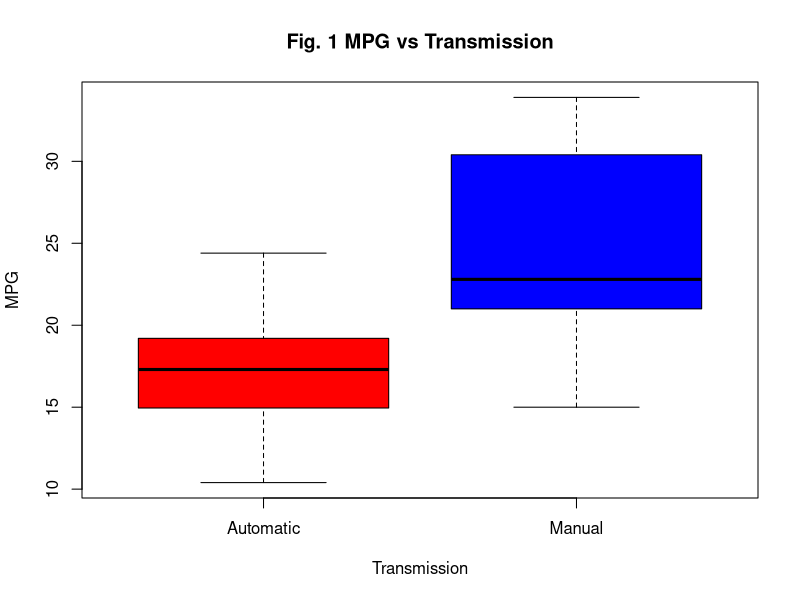
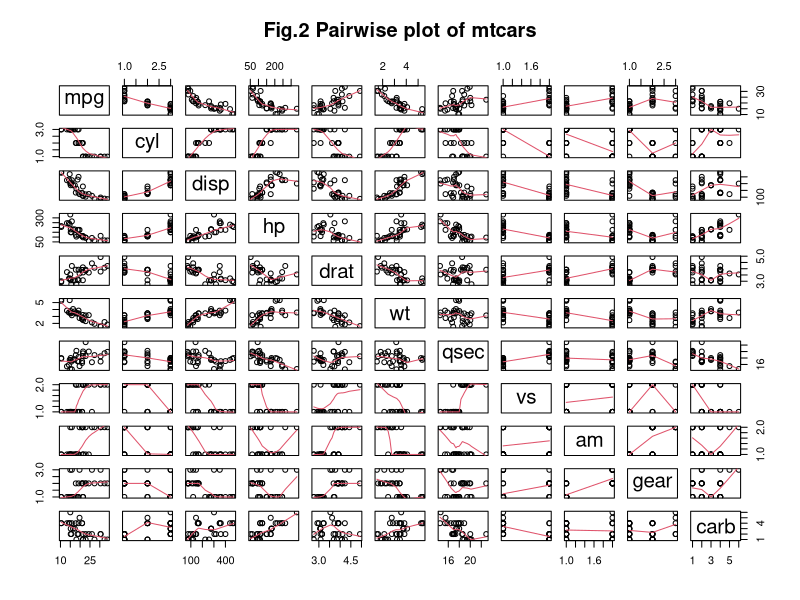
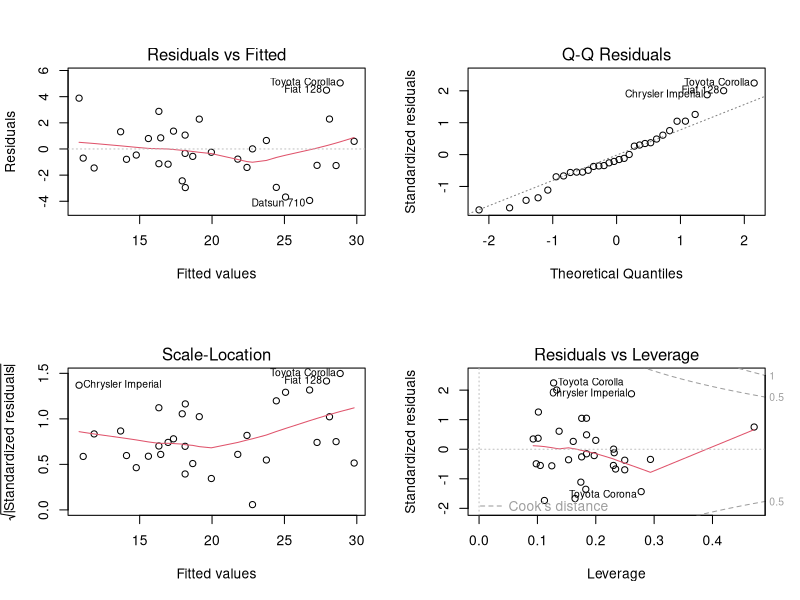

Write R code to recreate these figures, in order.
## ---- chunk 1
knitr::opts_chunk$set(echo = TRUE)
## ---- chunk 2
data(mtcars)
mtcars$cyl <- factor(mtcars$cyl)
mtcars$vs <- factor(mtcars$vs)
mtcars$am <- factor(mtcars$am, labels = c("Automatic", "Manual"))
mtcars$gear <- factor(mtcars$gear)
mtcars$carb <- factor(mtcars$carb)
## ---- chunk 3
test <- t.test(mpg ~ am, data = mtcars)
test$p.value
## ---- chunk 4
fit1 <- lm(mpg ~ am, data = mtcars)
fit2 <- lm(mpg ~ ., data = mtcars)
fit3 <- step(lm(mpg ~ ., data = mtcars), trace = 0)
summary(fit1)$adj.r.squared
summary(fit2)$adj.r.squared
summary(fit3)$adj.r.squared
## ---- chunk 5
summary(fit3)$coeff
## ---- chunk 6
boxplot(mpg ~ am, data = mtcars,
        xlab = "Transmission", ylab = "MPG",
        main = "Fig. 1 MPG vs Transmission", col = c("red", "blue"), 
        names = c("Automatic", "Manual"))

pairs(mtcars, panel = panel.smooth, main = "Fig.2 Pairwise plot of mtcars")
## ---- chunk 7
anova(fit1, fit2)
anova(fit1, fit3)
## ---- chunk 8
par(mfrow=c(2, 2))
title="Fig.3 residual"
plot(fit3)
